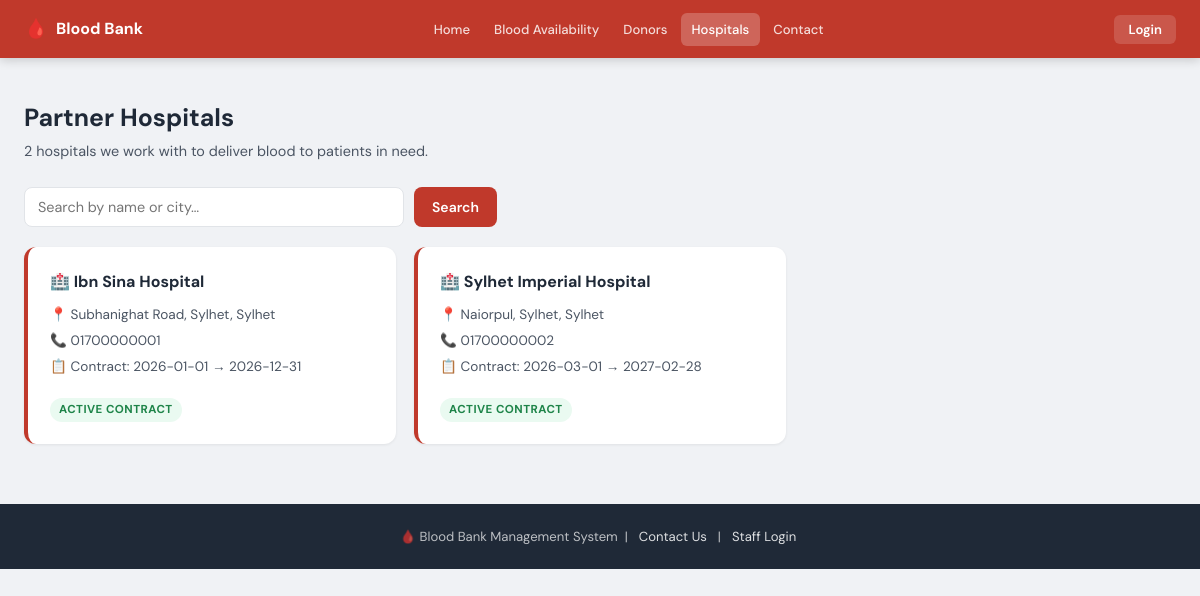
The page /visitor/hospitals.php on the database its author committed.
### tables this page shows
CREATE TABLE IF NOT EXISTS `contract` (
  `Contract_ID` INT NOT NULL AUTO_INCREMENT,
  `Hospital_ID` INT DEFAULT NULL,
  `Start_Date`  DATE DEFAULT NULL,
  `End_Date`    DATE DEFAULT NULL,
  PRIMARY KEY (`Contract_ID`),
  KEY `fk_con_hospital` (`Hospital_ID`),
  CONSTRAINT `fk_con_hospital` FOREIGN KEY (`Hospital_ID`) REFERENCES `hospital` (`Hospital_ID`) ON DELETE CASCADE
);

CREATE TABLE IF NOT EXISTS `hospital` (
  `Hospital_ID` INT NOT NULL AUTO_INCREMENT,
  `Name`        VARCHAR(150) NOT NULL,
  `Contact`     VARCHAR(25)  DEFAULT NULL,
  `Street`      VARCHAR(255) DEFAULT NULL,
  `City`        VARCHAR(100) DEFAULT NULL,
  `State`       VARCHAR(100) DEFAULT NULL,
  `PIN_Code`    VARCHAR(10)  DEFAULT NULL,
  PRIMARY KEY (`Hospital_ID`)
);

### visitor/hospitals.php (the view, shortened to what this page needs)
<?php
require_once 'config.php';
$s = isset($_GET['search']) ? mysqli_real_escape_string($conn, $_GET['search']) : '';
$where = $s ? "WHERE h.Name LIKE '%$s%' OR h.City LIKE '%$s%'" : '';
$hospitals = mysqli_query($conn, "
    SELECT h.*,
           c.Start_Date, c.End_Date,
           CASE WHEN c.End_Date >= CURDATE() THEN 'Active' ELSE 'Inactive' END AS Contract_Status
    FROM hospital h
    LEFT JOIN contract c ON c.Hospital_ID = h.Hospital_ID
    $where
    ORDER BY h.Name
");
$total = mysqli_fetch_row(mysqli_query($conn, "SELECT COUNT(*) FROM hospital"))[0];
?>
<!DOCTYPE html>
<html lang="en">
<head>
    <link rel="stylesheet" href="style.css">
</head>
<body>
<?php include 'navbar.php'; ?>
<div class="container">
    <div class="page-header">
        <div>
            <h1>Partner Hospitals</h1>
            <p><?php echo $total; ?> hospitals we work with to deliver blood to patients in need.</p>
        </div>
    </div>
    <form method="GET" class="search-bar">
        <input type="text" name="search" placeholder="Search by name or city…" value="<?php echo htmlspecialchars($s); ?>">
        <button type="submit" class="btn btn-primary">Search</button>
    </form>
    <div class="cards-grid">
    <?php $n = 0; while ($h = mysqli_fetch_assoc($hospitals)): $n++;
        $is_active = $h['Contract_Status'] === 'Active';
    ?>
        <div class="info-card">
            <h3>🏥 <?php echo htmlspecialchars($h['Name']); ?></h3>
            <div class="meta">
                <?php if ($h['Street']): ?>
                <span>📍 <?php echo htmlspecialchars($h['Street'] . ', ' . $h['City'] . ', ' . $h['State']); ?></span>
                <?php else: ?>
                <span>📍 <?php echo htmlspecialchars($h['City'] . ', ' . $h['State']); ?></span>
                <?php endif; ?>
                <span>📞 <?php echo htmlspecialchars($h['Contact']); ?></span>
                <?php if ($h['Start_Date']): ?>
                <span>📋 Contract: <?php echo $h['Start_Date']; ?> → <?php echo $h['End_Date']; ?></span>
                <?php endif; ?>
            </div>
            <?php if ($h['Start_Date']): ?>
            <div style="margin-top:12px;">
                <span class="stag <?php echo $is_active ? 's-ok' : 's-critical'; ?>">
                    <?php echo $is_active ? 'Active Contract' : 'Contract Expired'; ?>
                </span>
            </div>
            <?php endif; ?>
        </div>
    <?php endwhile; if ($n === 0): ?>
        <p style="color:var(--gray-400);">No hospitals found.</p>
    <?php endif; ?>
    </div>
</div>
<footer>
    <p>🩸 Blood Bank Management System &nbsp;|&nbsp; <a href="contact.php">Contact Us</a> &nbsp;|&nbsp; <a href="../login.php">Staff Login</a></p>
</footer>
</body>
</html>

### visitor/style.css (style rules this page uses)
:root { --red: #c0392b; --red-dark: #922b21; --red-light: #fdf0ef; --green: #1e8449; --green-light: #eafaf1; --orange: #d35400; --orange-light:#fdf2e9; --blue: #1a5276; --blue-light: #eaf0f6; --gray-50: #f8f9fa; --gray-100: #f0f2f5; --gray-200: #e1e4e8; --gray-400: #9ca3af; --gray-600: #4b5563; --gray-800: #1f2937; --white: #ffffff; --shadow-sm: 0 1px 3px rgba(0,0,0,.07); --shadow-md: 0 4px 18px rgba(0,0,0,.10); --radius: 8px; --radius-lg: 12px; }
*, *::before, *::after { box-sizing: border-box; margin: 0; padding: 0; }
body { font-family: 'DM Sans', sans-serif; background: var(--gray-100); color: var(--gray-800); line-height: 1.6; min-height: 100vh; }
a { text-decoration: none; color: inherit; }
.container { max-width: 1200px; margin: 0 auto; padding: 40px 24px 60px; }
.stag { display: inline-block; font-size: .72rem; font-weight: 700; padding: 3px 9px; border-radius: 20px; text-transform: uppercase; letter-spacing: .04em; margin-top: 8px; }
.s-ok { background: var(--green-light); color: var(--green); }
.cards-grid { display: grid; grid-template-columns: repeat(auto-fill, minmax(280px, 1fr)); gap: 18px; }
.info-card { background: var(--white); border-radius: var(--radius-lg); padding: 22px; box-shadow: var(--shadow-sm); border-left: 4px solid var(--red); transition: box-shadow .2s, transform .15s; }
.info-card h3 { font-size: 1rem; font-weight: 700; margin-bottom: 10px; }
.info-card .meta { font-size: .85rem; color: var(--gray-600); display: flex; flex-direction: column; gap: 4px; }
.info-card .meta span::before { margin-right: 5px; }
.search-bar { display: flex; gap: 10px; margin-bottom: 20px; }
.search-bar input { flex: 1; max-width: 380px; padding: 10px 13px; border: 1.5px solid var(--gray-200); border-radius: var(--radius); font-family: inherit; font-size: .9rem; outline: none; transition: border-color .18s; }
.btn { display: inline-flex; align-items: center; padding: 9px 18px; border-radius: var(--radius); font-family: inherit; font-size: .875rem; font-weight: 600; cursor: pointer; border: none; transition: filter .15s; }
.btn-primary { background: var(--red); color: #fff; }
.page-header { display: flex; align-items: flex-start; justify-content: space-between; margin-bottom: 24px; flex-wrap: wrap; gap: 12px; }
.page-header h1 { font-size: 1.55rem; font-weight: 700; }
.page-header p { color: var(--gray-600); font-size: .9rem; margin-top: 2px; }
footer { background: var(--gray-800); color: rgba(255,255,255,.7); text-align: center; padding: 22px 24px; font-size: .82rem; }
footer a { color: rgba(255,255,255,.85); margin: 0 4px; }

### rows shown on the page
contract: Hospital_ID.Name "Ibn Sina Hospital", Hospital_ID.State "Subhanighat Road, Sylhet, Sylhet", Hospital_ID.Contact "01700000001", Start_Date "2026-01-01", End_Date "2026-12-31", shows "ACTIVE CONTRACT"
contract: Hospital_ID.Name "Sylhet Imperial Hospital", Hospital_ID.State "Naiorpul, Sylhet, Sylhet", Hospital_ID.Contact "01700000002", Start_Date "2026-03-01", End_Date "2027-02-28", shows "ACTIVE CONTRACT"

### other values the page prints
$label "Home Blood Availability Donors Hospitals Contact"
$total "2"
